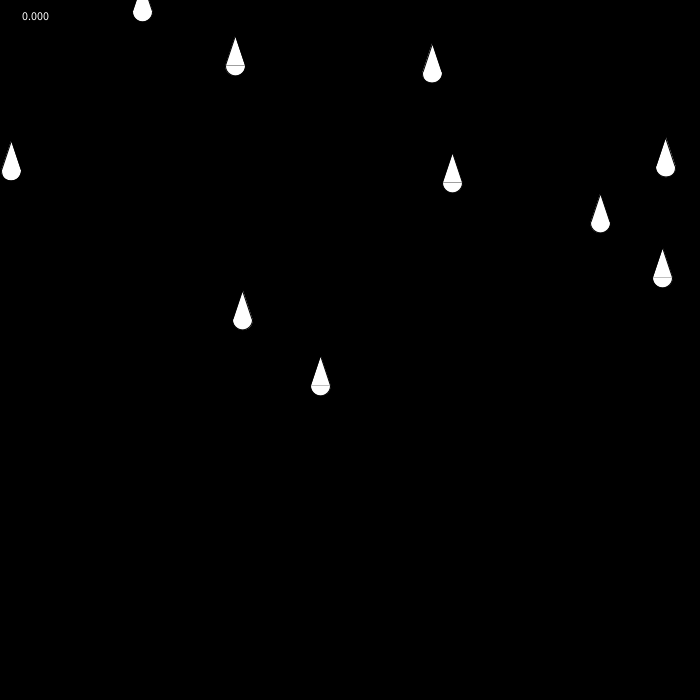
Frame 1 (no input)
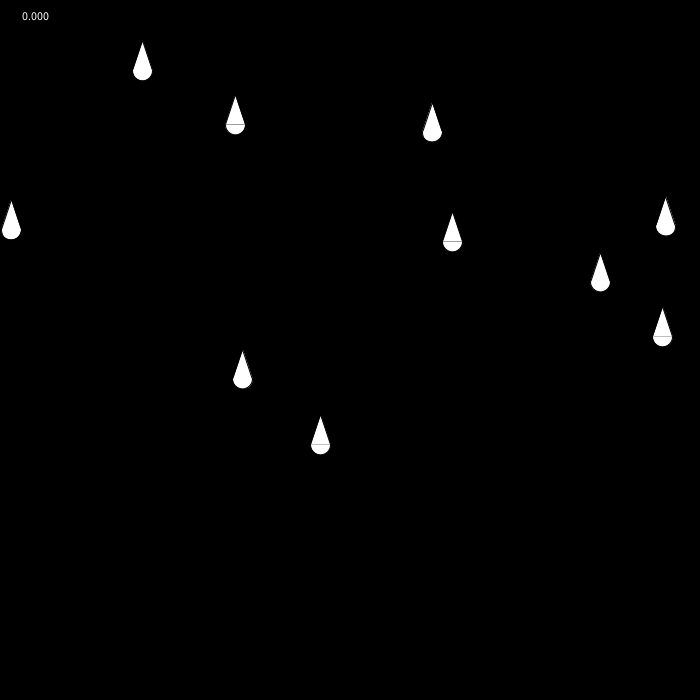
Frame 60 (the mouse pressed at the canvas centre just before this capture)
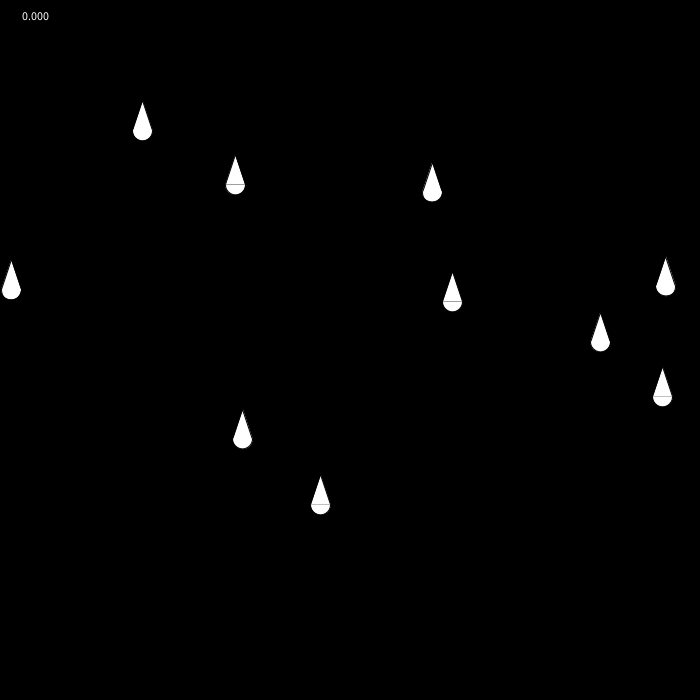
Frame 120 (the mouse held since frame 60 and released just before this capture)

The Processing sketch that drew these frames (run headless with seeded random() and noise(); from frame 60 on, the mouse is pressed at the canvas centre):

// Processing sketch: Falling_Teardrops_Demo
// ── Falling_Teardrops_Demo.pde
float[] tearsX = new float[10];
float[] tearsY = new float[10];
float puddleSize = 0;

void setup() {
  
  size(700, 700);
  for(int i = 0; i < tearsX.length; i++) {
    tearsX[i] = random(0, width);
    tearsY[i] = random(0, height);
  }
  
}

void draw() {
  background(0);
  for(int i = 0; i < tearsX.length; i++) {
    tearsY[i] += 1;
    if(tearsY[i] >= height) {
      tearsY[i] = 0;
      puddleSize++;
    }
    teardrop(tearsX[i], tearsY[i], 20);
    
  }
  ellipse(width/2, height - 20, width, puddleSize);
  text(puddleSize, 20, 20);
}



void teardrop(float x, float y, float w) {
  triangle(x-w/2, y, x, y-1.5*w, x+w/2, y);
  arc(x, y, w, w, radians(-3), radians(183), OPEN);

}
